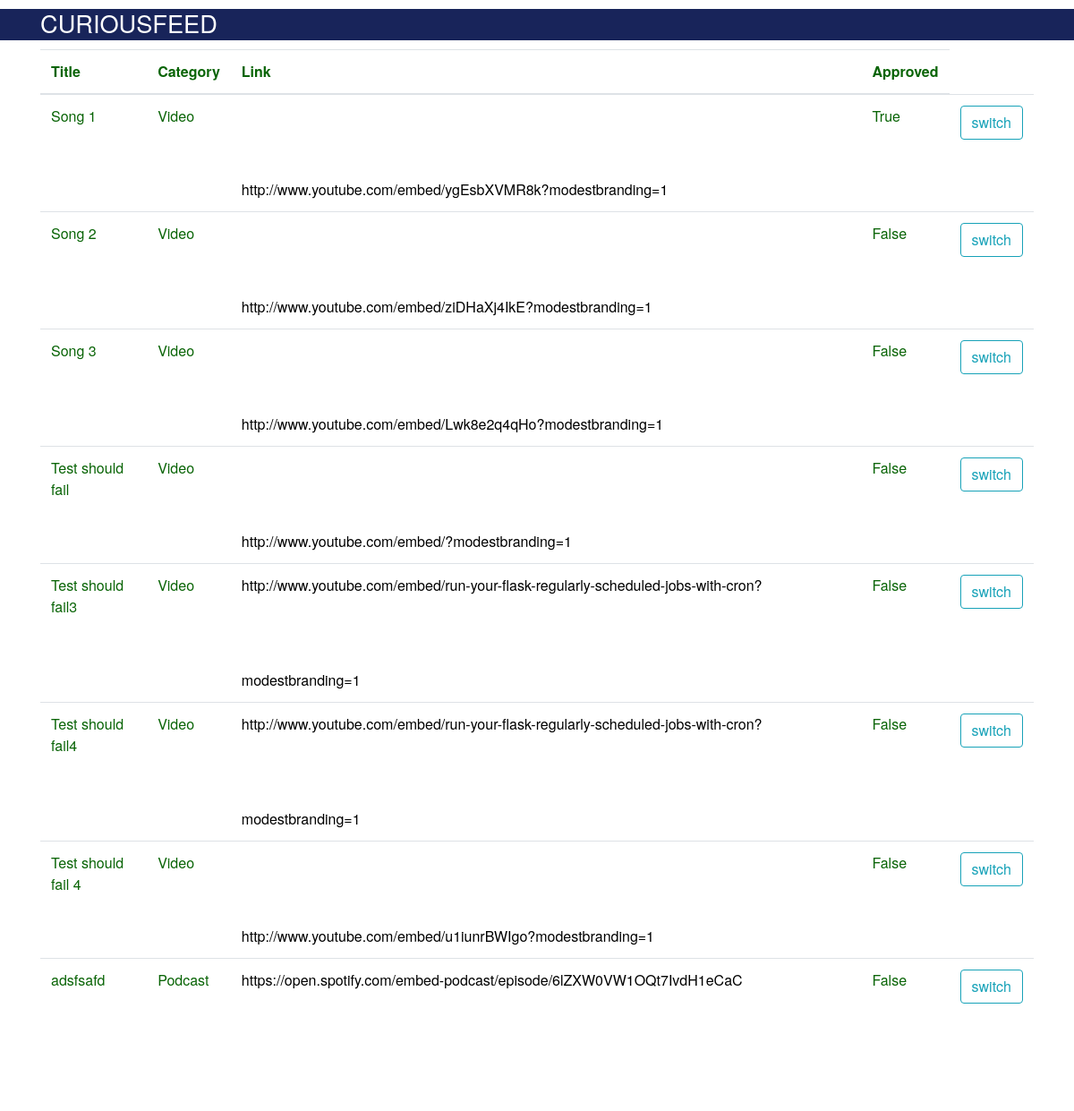
The page /admin-portal (signed in) on the database its author committed.
### CuriousFeed/models.py (models this page shows, shortened)
class Content(db.Model):
    id = db.Column(db.Integer, primary_key=True)
    title = db.Column(db.String(20), unique=True)
    link = db.Column(db.String())
    cover_image = db.Column(db.String(20), default='default.jpg')
    category = db.Column(db.String(60), nullable=False)
    approved = db.Column(db.Boolean(), default=False)
    displayed = db.Column(db.Boolean(), default=False)
    active = db.Column(db.Boolean(), default=False)

### CuriousFeed/routes.py (the view)
@app.route("/admin-portal")
@login_required
def Admin():
    return render_template('admin.html', content = Content.query.all())

### CuriousFeed/models.py (called while the page is built)
@login_manager.user_loader
def load_user(user_id):
    return User.query.get(int(user_id))

### CuriousFeed/templates/admin.html
{% extends "layout.html" %}
{% block content %}
<table class="table">
        <thead>
            <tr>
            <th scope="col">Title</th>
            <th scope="col">Category</th>
            <th scope="col">Link</th>
            <th scope="col">Approved</th>
            </tr>
        </thead>
    {% for item in content %}
    <tr>
        <td>{{item.title}}</td>
        <td>{{item.category}}</td>
        <td><a href="{{item.link}}">{{item.link}}</a><iframe width="200" height="100" frameborder="0" src='{{item.link}}'></iframe></td>
        <td>{{item.approved}}</td>
        <td><a href="/edit/{{item.id}}" class="btn btn-outline-info">switch</a></td>
    {% endfor %}
    </tr>
    </table>
 {% endblock %}

### CuriousFeed/templates/layout.html (shortened to what this page needs)
<!DOCTYPE html>
<html>
    <head>
        <link rel="stylesheet" href="https://maxcdn.bootstrapcdn.com/bootstrap/4.0.0/css/bootstrap.min.css">
        <link rel="stylesheet" type="text/css" href="{{ url_for('static', filename='main.css') }}">
        <link rel="stylesheet" href="{{ url_for('static', filename='css/main.css') }}">
    </head>
  <body>
    <header>
      <div class="container">
        <h1 class="logo"><a style="color:white" href="{{url_for('Home') }}">CuriousFeed</a></h1>
      </div>
    </header>
    <div class="container">
        {% block content %}
        {% endblock %}
    </div>
  </body>
</html>

### CuriousFeed/static/css/main.css (style rules this page uses)
body { margin: 0; padding: 0; font-family: "Helvetica Neue", Helvetica, Arial, sans-serif; color: rgb(9, 100, 6); }
header { background-color: #18245a; height: 35px; width: 100%; opacity: 1; margin-bottom: 10px; }
header h1.logo { margin: 0; font-size: 1.7em; color: #fff; text-transform: uppercase; float: left; }
.container { width: 1200px; margin: 0 auto; margin-bottom: 10px; margin-top: 0px; }
a { color: black; text-emphasis: none; text-decoration: none; }

### rows shown on the page
Content: title "Song 1", category "Video", link "http://www.youtube.com/embed/ygEsbXVMR8k?modestbranding=1", approved "True"
Content: title "Song 2", category "Video", link "http://www.youtube.com/embed/ziDHaXj4IkE?modestbranding=1", approved "False"
Content: title "Song 3", category "Video", link "http://www.youtube.com/embed/Lwk8e2q4qHo?modestbranding=1", approved "False"
Content: title "Test should fail", category "Video", link "http://www.youtube.com/embed/?modestbranding=1", approved "False"
Content: title "Test should fail3", category "Video", link "http://www.youtube.com/embed/run-your-flask-regularly-scheduled-jobs-with-cron?modestbranding=1", approved "False"
Content: title "Test should fail4", category "Video", link "http://www.youtube.com/embed/run-your-flask-regularly-scheduled-jobs-with-cron?modestbranding=1", approved "False"
Content: title "Test should fail 4", category "Video", link "http://www.youtube.com/embed/u1iunrBWIgo?modestbranding=1", approved "False"
Content: title "adsfsafd", category "Podcast", link "https://open.spotify.com/embed-podcast/episode/6lZXW0VW1OQt7IvdH1eCaC", approved "False"
